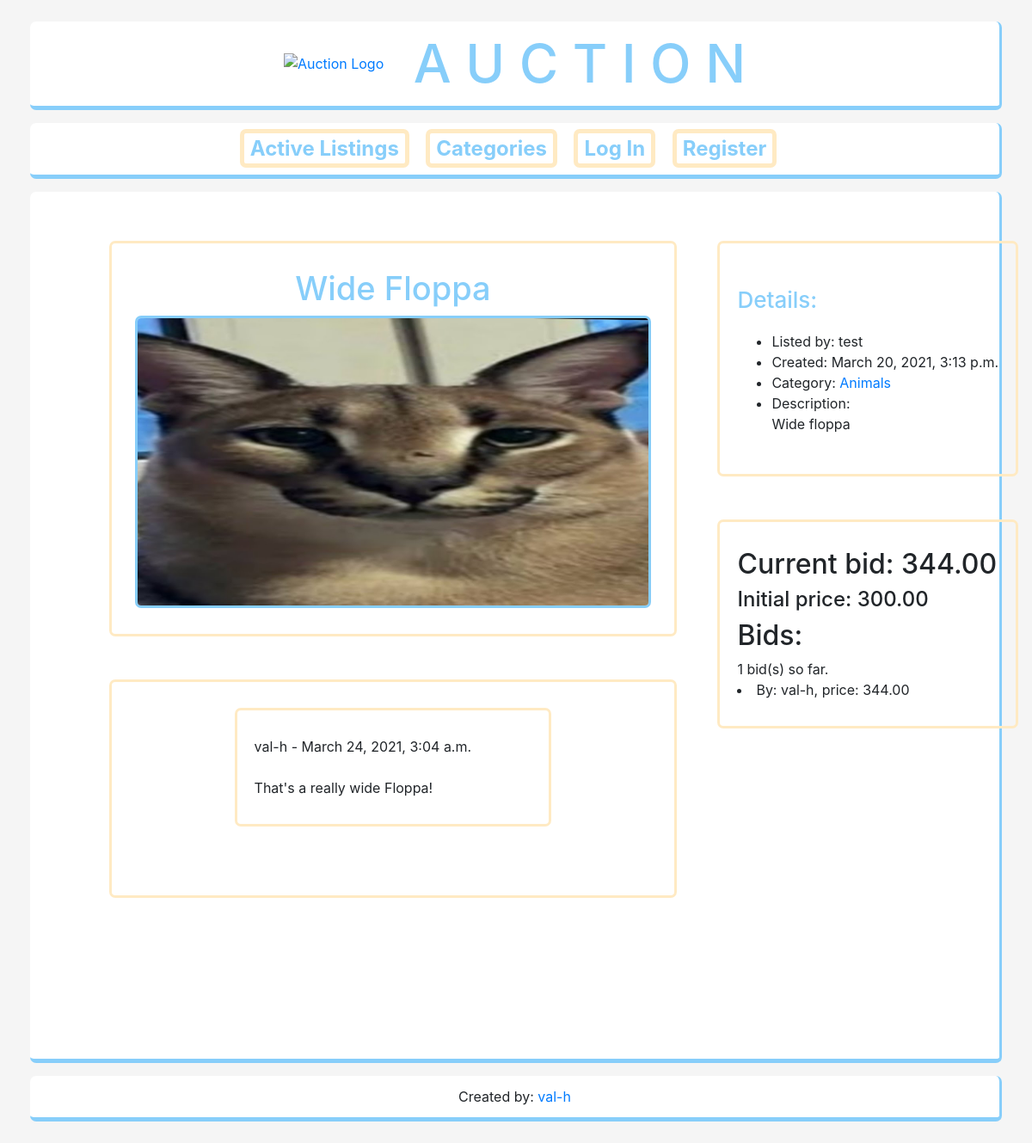
The page /listing/5 on the database as committed earlier.
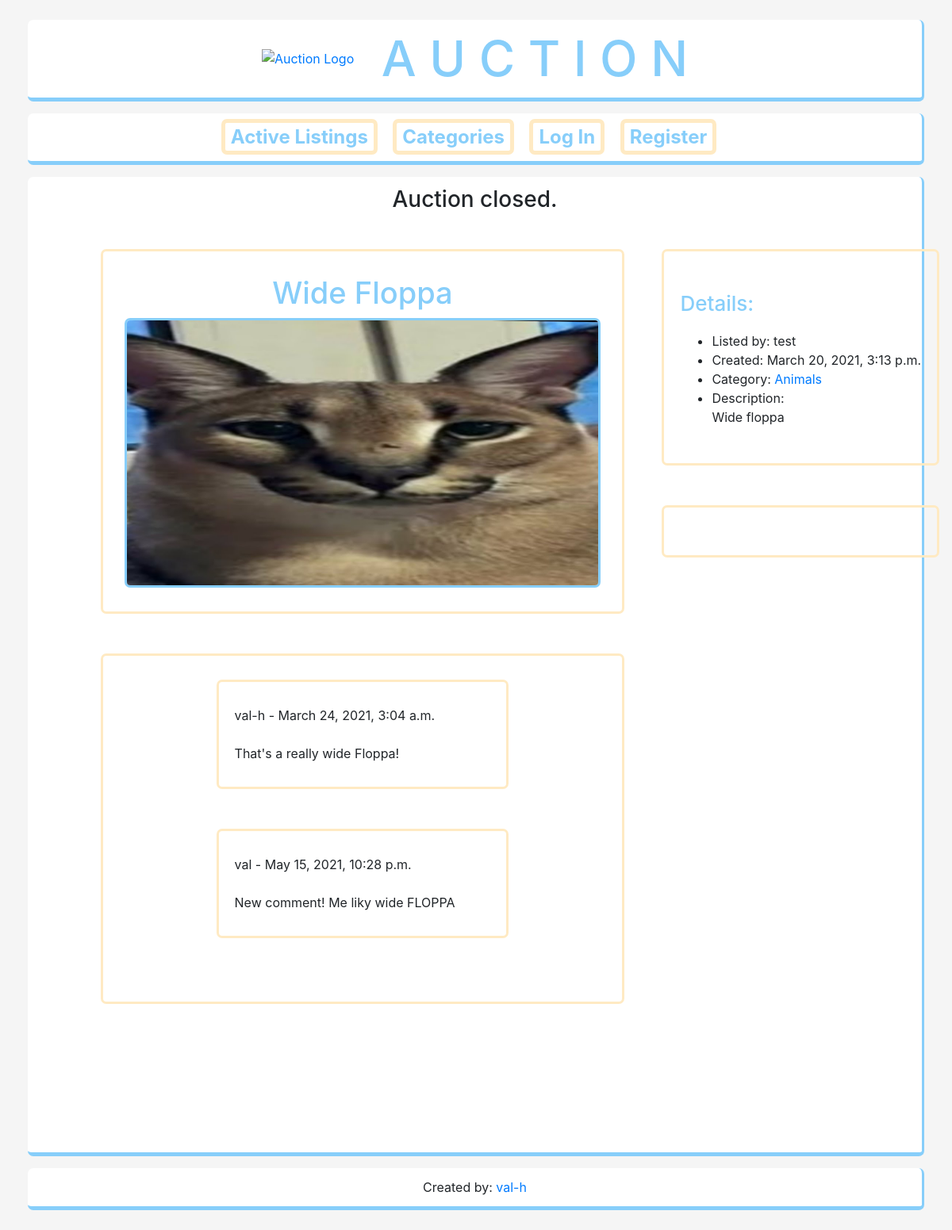
The same page on the database as committed later.
### auctions/models.py (models this page shows, shortened)
class Comment(models.Model):
    owner = models.ForeignKey(User, on_delete=models.CASCADE, related_name="comments")
    listing = models.ForeignKey(Listing, on_delete=models.CASCADE, related_name="comments")
    date = models.DateTimeField(auto_now_add=True)
    content = models.TextField()

class User(AbstractUser):
    pass

class Listing(models.Model):
    title = models.CharField(max_length=80)
    description = models.TextField()
    owner = models.ForeignKey(User, on_delete=models.CASCADE, related_name="listings")
    date = models.DateTimeField(auto_now_add=True)
    start_price = models.DecimalField(max_digits=12, decimal_places=2)
    current_price = models.DecimalField(max_digits=12, decimal_places=2)
    active = models.BooleanField(default=True)
    winner = models.ForeignKey(User, blank=True, null=True, on_delete=models.CASCADE, related_name="auctions_won")
    image = models.ImageField(upload_to="images/", blank=True)
    category = models.ForeignKey(Category, on_delete=models.PROTECT, blank=True, related_name="listings")

class Bid(models.Model):
    listing = models.ForeignKey(Listing, on_delete=models.CASCADE, related_name="bids")
    bidder = models.ForeignKey(User, on_delete=models.CASCADE, related_name='bids')
    date = models.DateTimeField(auto_now_add=True)
    amount = models.DecimalField(max_digits=12, decimal_places=2)

class Category(models.Model):
    title = models.CharField(max_length=40)
    description = models.TextField()
    def __str__(self) -> str:
        return f"{self.title}"

### auctions/views.py (the view)
# urls.py: path("listing/<int:listing_id>", views.listing_view, name="listing"),
def listing_view(request, listing_id):
    listing = Listing.objects.get(id=listing_id)
    bids = listing.bids.all()
    total_bids = len(bids)
    user_watchlist = None
    if request.user.is_authenticated:
        user_watchlist = _get_watchlist(request.user).listings.all()
    comments = listing.comments.all()
    return render(request, 'auctions/listing.html', {
        'listing': listing,
        'bids': bids,
        'total_bids': total_bids,
        'user_watchlist': user_watchlist,
        'comments': comments,
        'bid_form': BidForm(crnt_b=None, l=listing),
        'comment_form': CommentForm(),
    })

### auctions/templates/auctions/listing.html (shortened to what this page needs)
{% extends 'auctions/layout.html' %}
{% block body %}
{% if listing.active == False %}
    <h3>Auction closed.</h3>
{% endif %}
<div id="listing-grid">
    <div id="listing-main">
        <div id="listing-main-content">
            <h1 id="listing-main-title">{{ listing.title }}</h1>
            {% if listing.image %}
                <img id="listing-main-image" src="{{ listing.image.url }}" style="max-width: 600px;" alt="Listing Image">
            {% endif %}
        </div>
        <div id="listing-comment-section">
            <div id="listing-comments">
                {% for comment in comments %}
                <div class="comment">
                    <div>{{ comment.owner }} - {{ comment.date }}</div>
                    <br>
                    <div>{{ comment.content }}</div>
                </div>
                {% endfor %}
            </div>
        </div>
    </div>
    <div id="listing-side">
        <div id="listing-details">
            <h3 id="main-secondary-title">Details:</h3>
            <ul>
                <li>Listed by: {{ listing.owner }}</li>
                <li>Created: {{ listing.date }}</li>
                {% if listing.category %}
                <li>Category:
                    <a href="{% url 'auctions:category' listing.category.id %}">{{ listing.category }}</a>
                </li>
                {% else %}
                <li>Category: No category!</li>
                {% endif %}
                <li>Description:</li>
                <p>{{ listing.description }}</p>
            </ul>
        </div>
        <div id="listing-bids">
        {% if listing.active == True %}
            <h2>Current bid: {{ listing.current_price }}</h2>
            <h4>Initial price: {{ listing.start_price }}</h4>
            <h2>Bids: </h2>
            <span>{{ total_bids }} bid(s) so far.</span>
            {% for bid in bids %}
                <li>By: {{ bid.bidder }}, price: {{ bid.amount }}</li>
            {% endfor %}
            {% else %}
                {% if listing.owner == user %}
                    <a href="{% url 'auctions:reopen_auction' listing.id %}">Reopen Auction</a>
                {% endif %}            {% endif %}
        </div>
    </div>
</div>
{% endblock %}

Rows that differ between the two databases and show on the page:
no longer on this page (row unchanged): Bid: bidder "val-h", amount "344.00"
changed Listing "Wide Floppa": active True → False (drawn); current_price "344.00" → (not shown); start_price "300.00" → (not shown)
added Comment: owner "val", date "May 15, 2021, 10:28 p.m.", content "New comment! Me liky wide FLOPPA"
Other text that changed with them:
{{ total_bids }}: "1" → (not shown)
text no longer shown: "Current bid: Initial price: Bids: bid(s) so far."
text now shown: "Auction closed."
